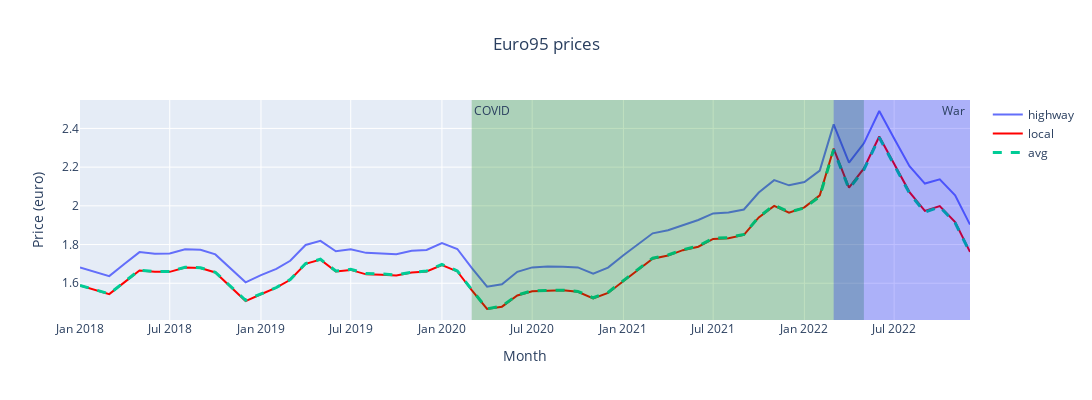
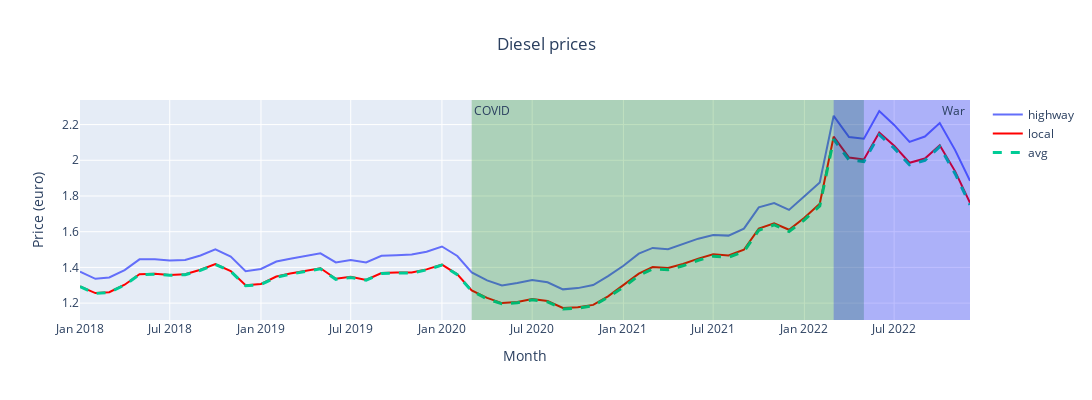
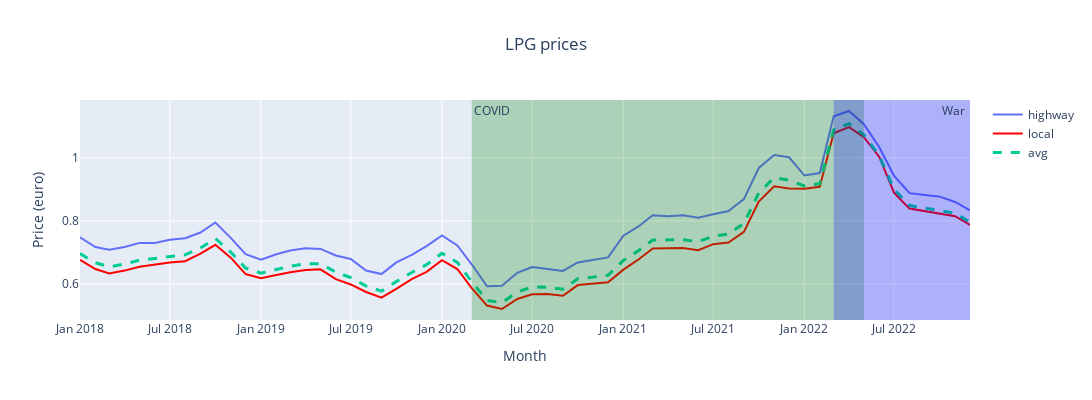

Write notebook code for charts like these, in order.
### Markdown cell above
# Subquestion 2: To what extend does the location of the gas stations determine fuel price trends?
Gas station can have different locations, in this subquestion two locations are distinguished: gas stations near the highways and gas stations far away from the highways. It is investigated to what extend this location has an influence on the development of the fuel prices and how this relates to the general fuel trend. It is expected that gas station near highways have higher prices due to the convenience they offer to travelers and the associated operating costs. Additionally, factors like regional regulations, and supply and demand dynamics can influence the variation in fuel prices near highways.

### Code cell
# Plot Euro95
fig = go.Figure()
fig.add_trace(go.Scatter(x=highway.index, y=highway['highway Euro95'],
                    mode='lines', name='highway'))
fig.add_trace(go.Scatter(x=highway.index, y=local['local Euro95'],
                    line=dict(color='red', width=2), name='local'))
fig.add_trace(go.Scatter(x=highway.index, y=avg['avg Euro95'],
                    name='avg', line=dict( width=3, dash='dash')))
fig.update_layout(width=1100, height=400)
fig.update_layout(title={'text': 'Euro95 prices', 'x': 0.5}, xaxis_title='Month', yaxis_title='Price (euro)')
fig.add_vrect(x0="2020-03", x1="2022-05", 
              annotation_text="COVID ", annotation_position="top left",
              fillcolor="green", opacity=0.25, line_width=0)
fig.add_vrect(x0="2022-03", x1="2022-12", 
              annotation_text="War ", annotation_position="top right",
              fillcolor="blue", opacity=0.25, line_width=0)
fig.show()

# Plot diesel
fig = go.Figure()
fig.add_trace(go.Scatter(x=highway.index, y=highway['highway Diesel'],
                    mode='lines', name='highway'))
fig.add_trace(go.Scatter(x=highway.index, y=local['local Diesel'],
                    line=dict(color='red', width=2), name='local'))
fig.add_trace(go.Scatter(x=highway.index, y=avg['avg Diesel'],
                    name='avg', line=dict( width=3, dash='dash')))
fig.update_layout(width=1100, height=400)
fig.update_layout(title={'text': 'Diesel prices', 'x': 0.5}, xaxis_title='Month', yaxis_title='Price (euro)')
fig.add_vrect(x0="2020-03", x1="2022-05", 
              annotation_text="COVID ", annotation_position="top left",
              fillcolor="green", opacity=0.25, line_width=0)
fig.add_vrect(x0="2022-03", x1="2022-12", 
              annotation_text="War ", annotation_position="top right",
              fillcolor="blue", opacity=0.25, line_width=0)
fig.show()

# Plot LPG
fig = go.Figure()
fig.add_trace(go.Scatter(x=highway.index, y=highway['highway LPG'],
                    mode='lines', name='highway'))
fig.add_trace(go.Scatter(x=highway.index, y=local['local LPG'],
                    line=dict(color='red', width=2), name='local'))
fig.add_trace(go.Scatter(x=highway.index, y=avg['avg LPG'],
                    name='avg', line=dict( width=3, dash='dash')))
fig.update_layout(width=1100, height=400)
fig.update_layout(title={'text': 'LPG prices', 'x': 0.5}, xaxis_title='Month', yaxis_title='Price (euro)')
fig.add_vrect(x0="2020-03", x1="2022-05", 
              annotation_text="COVID ", annotation_position="top left",
              fillcolor="green", opacity=0.25, line_width=0)
fig.add_vrect(x0="2022-03", x1="2022-12", 
              annotation_text="War ", annotation_position="top right",
              fillcolor="blue", opacity=0.25, line_width=0)
fig.show()
